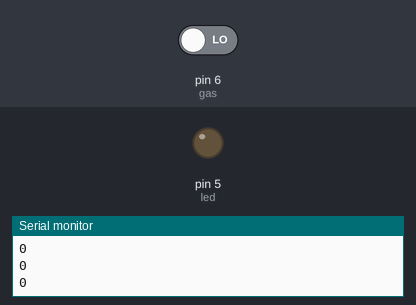
This sketch was run on a simulated Arduino Uno, built with avr-gcc and run on an emulated ATmega328P. Shown: output pins drawn as LEDs (lit = HIGH), the last lines printed to the serial monitor. The inputs (shaded band) are chosen by the test bench; at power-on: pin 6 (gas) LOW.

Above: at 1.8 s.
1.9 s: pin 6 (gas) driven HIGH
At 3.2 s:
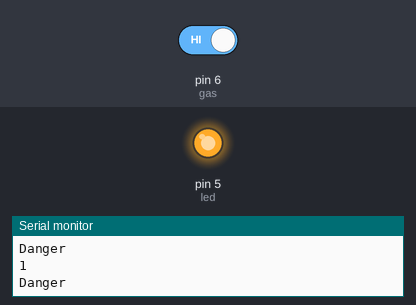
3.5 s: pin 6 (gas) driven LOW
At 4.6 s:
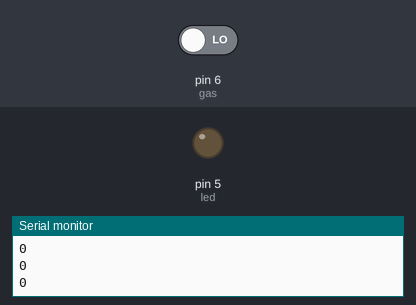
Timing chart, 0 to 6.5 s (numbered marks = the images above; inputs shaded):
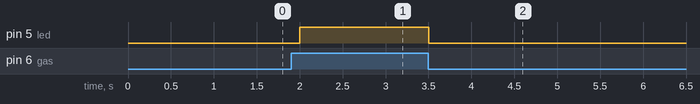

The sketch:

gas_sensor_digital_pins.ino
```cpp
/* Gas sensor taking  readings and indicating dangerous gases using led using digital pins */

int gas=6;
int val;
int led=5;
void setup(){
  Serial.begin(9600);
  pinMode(gas,INPUT);
  pinMode(led,OUTPUT);

}
void loop(){
  val=digitalRead(gas);
  Serial.println(val);
  if(val==1){
    digitalWrite(led,HIGH);
    Serial.println("Danger");
  }
  else{
    digitalWrite(led,LOW);
  };
  delay(500);
}
```

Measured:
- after the input at 1.9 s, pin 5 (led): LOW → HIGH after 0.10 s
- after the input at 3.5 s, pin 5 (led): HIGH → LOW at once
